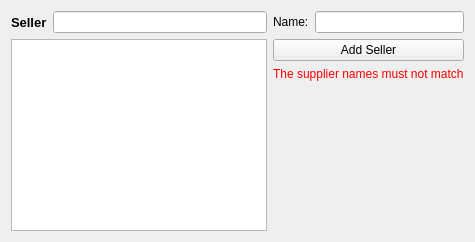
      <widget class="QWidget" name="suppliers_tab">
       <attribute name="icon">
        <iconset resource="resource.qrc">
         <normaloff>:/images/img/supplier_icon.png</normaloff>:/images/img/supplier_icon.png</iconset>
       </attribute>
       <attribute name="title">
        <string/>
       </attribute>
       <attribute name="toolTip">
        <string>&lt;html&gt;&lt;head/&gt;&lt;body&gt;&lt;p&gt;&lt;img src=&quot;:/images/img/supplier_icon.png&quot;/&gt;&lt;/p&gt;&lt;p&gt;&lt;span style=&quot; font-size:12pt; font-weight:600; color:#404244;&quot;&gt;The details of suppliers.&lt;br/&gt;Their Balance amount and personal information.&lt;/span&gt;&lt;/p&gt;&lt;/body&gt;&lt;/html&gt;</string>
       </attribute>
       <layout class="QGridLayout" name="gridLayout_2">
        <item row="0" column="0">
         <layout class="QHBoxLayout" name="horizontalLayout_2">
          <item>
           <layout class="QVBoxLayout" name="verticalLayout_13">
            <item>
             <layout class="QFormLayout" name="formLayout_3">
              <item row="0" column="0">
               <widget class="QLabel" name="label_3">
                <property name="font">
                 <font>
                  <pointsize>10</pointsize>
                  <weight>75</weight>
                  <bold>true</bold>
                 </font>
                </property>
                <property name="styleSheet">
                 <string notr="true">color: rgb(3, 3, 3);</string>
                </property>
                <property name="text">
                 <string>Seller</string>
                </property>
               </widget>
              </item>
              <item row="0" column="1">
               <widget class="QLineEdit" name="suppliersearch_edit"/>
              </item>
             </layout>
            </item>
            <item>
             <widget class="QTableView" name="suppliers_tableview">
              <property name="font">
               <font>
                <family>MS Shell Dlg 2</family>
                <pointsize>12</pointsize>
                <weight>75</weight>
                <bold>true</bold>
               </font>
              </property>
              <property name="styleSheet">
               <string notr="true"/>
              </property>
              <property name="editTriggers">
               <set>QAbstractItemView::NoEditTriggers</set>
              </property>
              <property name="alternatingRowColors">
               <bool>true</bool>
              </property>
              <property name="selectionMode">
               <enum>QAbstractItemView::SingleSelection</enum>
              </property>
              <property name="selectionBehavior">
               <enum>QAbstractItemView::SelectRows</enum>
              </property>
              <property name="sortingEnabled">
               <bool>true</bool>
              </property>
              <attribute name="horizontalHeaderDefaultSectionSize">
               <number>250</number>
              </attribute>
              <attribute name="horizontalHeaderStretchLastSection">
               <bool>true</bool>
              </attribute>
             </widget>
            </item>
           </layout>
          </item>
          <item>
           <layout class="QVBoxLayout" name="verticalLayout_12">
            <item>
             <layout class="QVBoxLayout" name="verticalLayout_11">
              <item>
               <layout class="QFormLayout" name="formLayout_5">
                <item row="0" column="0">
                 <layout class="QVBoxLayout" name="verticalLayout_9">
                  <item>
                   <widget class="QLabel" name="label_10">
                    <property name="text">
                     <string>Name:</string>
                    </property>
                   </widget>
                  </item>
                 </layout>
                </item>
                <item row="0" column="1">
                 <layout class="QVBoxLayout" name="verticalLayout_10">
                  <item>
                   <widget class="QLineEdit" name="newsuppliername_edit"/>
                  </item>
                 </layout>
                </item>
               </layout>
              </item>
              <item>
               <widget class="QPushButton" name="addsupplier_button">
                <property name="text">
                 <string>Add Seller</string>
                </property>
                <property name="default">
                 <bool>false</bool>
                </property>
               </widget>
              </item>
             </layout>
            </item>
            <item>
             <widget class="QLabel" name="label_12">
              <property name="styleSheet">
               <string notr="true">color: rgb(255, 0, 0);</string>
              </property>
              <property name="text">
               <string>The supplier names must not match</string>
              </property>
             </widget>
            </item>
            <item>
             <spacer name="verticalSpacer_3">
              <property name="orientation">
               <enum>Qt::Vertical</enum>
              </property>
              <property name="sizeHint" stdset="0">
               <size>
                <width>20</width>
                <height>40</height>
               </size>
              </property>
             </spacer>
            </item>
           </layout>
          </item>
         </layout>
        </item>
       </layout>
      </widget>
